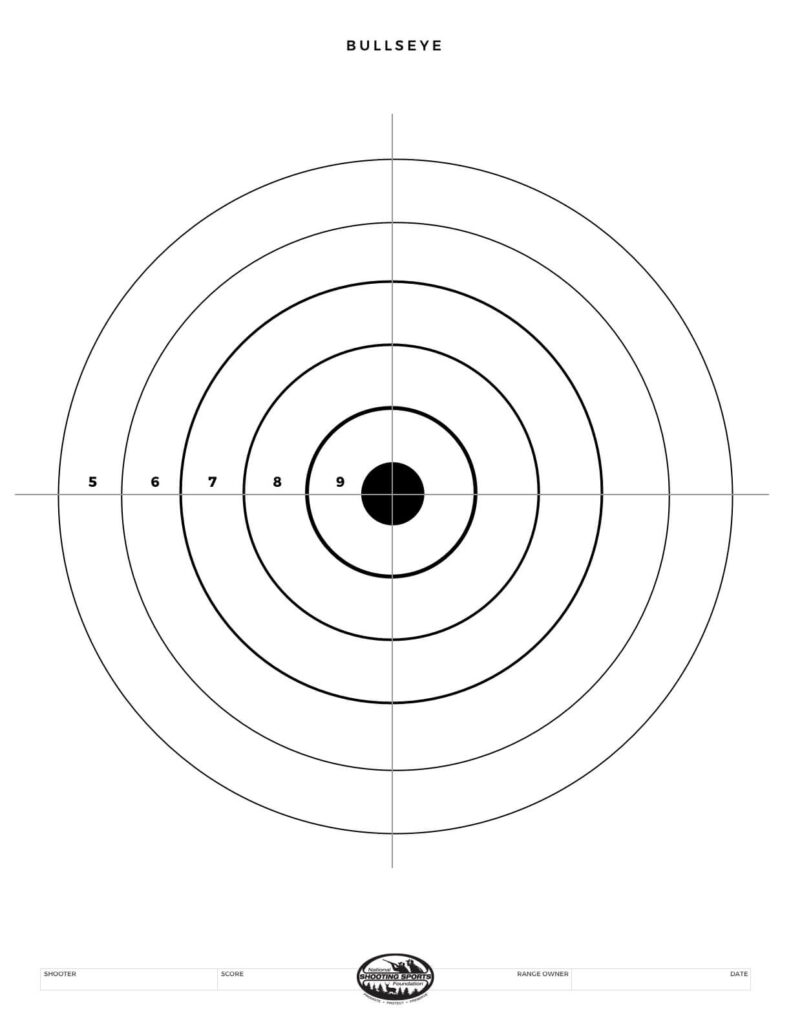
#> input picture media/Datapoint Images/152334.168069_target.jpeg, 791 x 1024 px
$ python -i bullet_coords.py   (imports and definitions only)
#> lines starting #> are read from the running program, lines starting #| are printed output that depends on the picture; after the words box and inside, x2 and y2 are one past the last pixel; in counts of white or black regions, pixels touching at a corner belong together
import cv2
import math


# BULLET_COORDS
# FINDS CENTER EACH BULLET HOLE AND PUTS THEM INTO LIST
def bullet_coords(input_image):
    # Reads image
    img = cv2.imread(input_image, 0)
#> img: shape (1024, 791); min 0, max 255, mean 248.8

    # Sets up a threshold to separate wht & blk pixels
    _, Threshold = cv2.threshold(img, 200, 255, cv2.THRESH_BINARY)
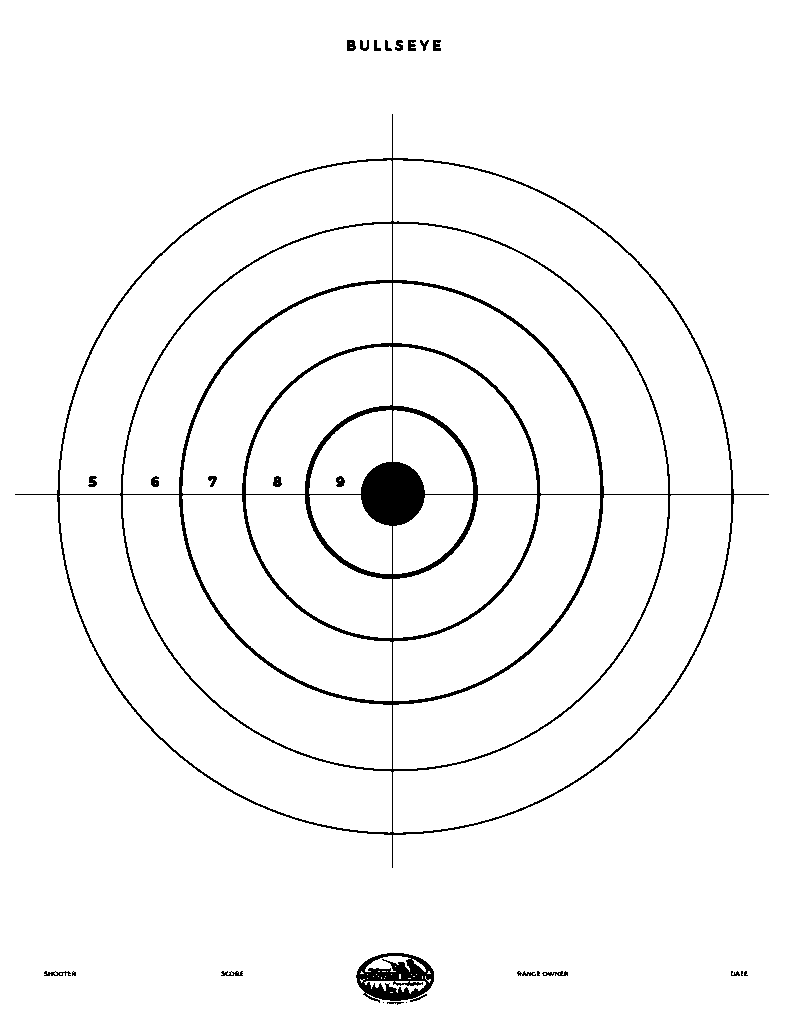
#> Threshold: shape (1024, 791); 96.7% white; 27 black regions (6 under 20 px), largest, box (x1, y1, x2, y2) and area: (15, 114, 769, 868) 22977, (356, 953, 434, 1003) 2204, (347, 40, 356, 51) 84

    # Find contours in the threshold image
    Bullet_Hole, _ = cv2.findContours(Threshold, cv2.RETR_EXTERNAL, cv2.CHAIN_APPROX_SIMPLE)
#> Bullet_Hole = [[[0, 0], [0, 1023], [790, 1023], [790, 0]]]

    # Creates a list to hold bullet hole coordinates
    bullet_hole_coordinates = []

    # Loop through the contours to find the coordinates
    for contour in Bullet_Hole:
        # Finds the center of each bullet hole
        Center = cv2.moments(contour)
        if Center["m00"] != 0:  # checks if contour (bullet hole) greater than 0
            cX = int(Center["m10"] / Center["m00"])  # averages all X coordinates
            cY = int(Center["m01"] / Center["m00"])  # averages all y coordinates
            bullet_hole_coordinates.append((cX, cY))  # adds X & Y coordinates to list
#> this loop made 1 pass
#> (contour, cX, cY) on pass 1: ([[0, 0], [0, 1023], [790, 1023], [790, 0]], 395, 511)
#> after the loop, bullet_hole_coordinates = [(395, 511)]

    return bullet_hole_coordinates

>>> result = bullet_coords('../../media/Datapoint Images/152334.168069_target.jpeg')
#> result = [(395, 511)]
